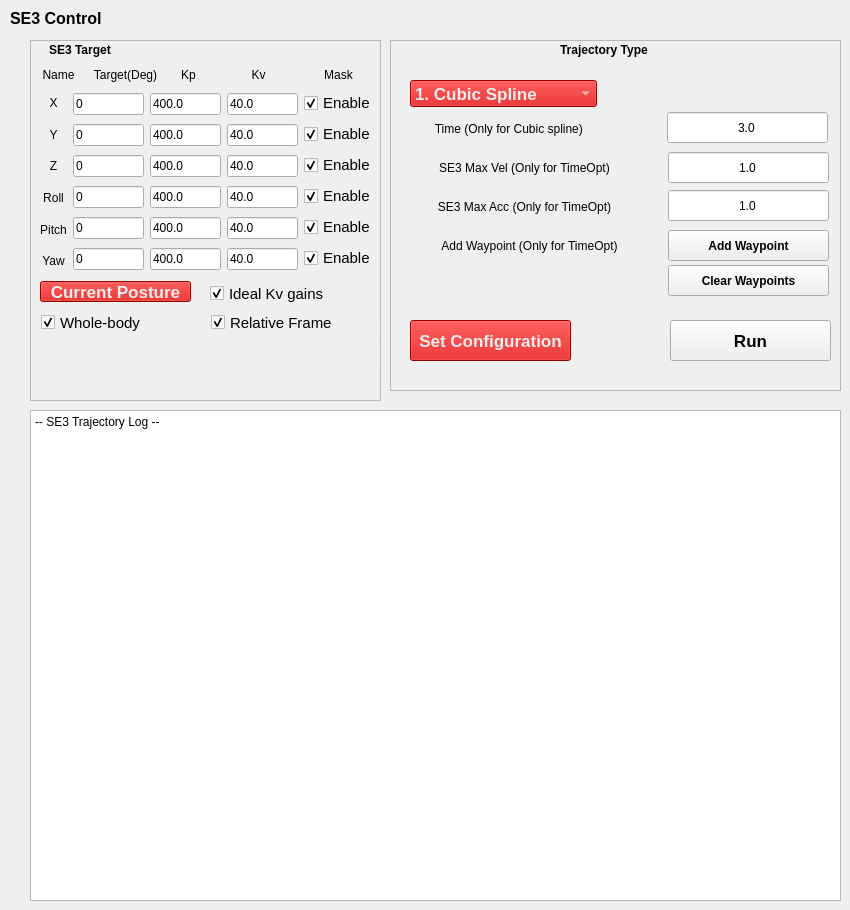
   <widget class="QWidget" name="TASK">
    <widget class="QPlainTextEdit" name="se3_trajectory_log">
     <property name="geometry">
      <rect>
       <x>30</x>
       <y>410</y>
       <width>811</width>
       <height>491</height>
      </rect>
     </property>
     <property name="readOnly">
      <bool>true</bool>
     </property>
     <property name="plainText">
      <string>-- SE3 Trajectory Log --
</string>
     </property>
     <property name="overwriteMode">
      <bool>false</bool>
     </property>
    </widget>
    <widget class="QFrame" name="frame_8">
     <property name="geometry">
      <rect>
       <x>30</x>
       <y>40</y>
       <width>351</width>
       <height>361</height>
      </rect>
     </property>
     <property name="frameShape">
      <enum>QFrame::StyledPanel</enum>
     </property>
     <property name="frameShadow">
      <enum>QFrame::Raised</enum>
     </property>
     <widget class="QLabel" name="label_86">
      <property name="geometry">
       <rect>
        <x>19</x>
        <y>0</y>
        <width>91</width>
        <height>20</height>
       </rect>
      </property>
      <property name="font">
       <font>
        <weight>75</weight>
        <bold>true</bold>
       </font>
      </property>
      <property name="text">
       <string>SE3 Target</string>
      </property>
     </widget>
     <widget class="QLabel" name="label_102">
      <property name="geometry">
       <rect>
        <x>0</x>
        <y>20</y>
        <width>57</width>
        <height>29</height>
       </rect>
      </property>
      <property name="text">
       <string>Name</string>
      </property>
      <property name="alignment">
       <set>Qt::AlignCenter</set>
      </property>
     </widget>
     <widget class="QLabel" name="label_103">
      <property name="geometry">
       <rect>
        <x>130</x>
        <y>20</y>
        <width>57</width>
        <height>29</height>
       </rect>
      </property>
      <property name="text">
       <string>Kp</string>
      </property>
      <property name="alignment">
       <set>Qt::AlignCenter</set>
      </property>
     </widget>
     <widget class="QWidget" name="horizontalLayoutWidget_11">
      <property name="geometry">
       <rect>
        <x>10</x>
        <y>50</y>
        <width>336</width>
        <height>184</height>
       </rect>
      </property>
      <layout class="QHBoxLayout" name="horizontalLayout_17">
       <item>
        <layout class="QVBoxLayout" name="verticalLayout_28">
         <item>
          <widget class="QLabel" name="label_104">
           <property name="text">
            <string>X</string>
           </property>
           <property name="alignment">
            <set>Qt::AlignCenter</set>
           </property>
          </widget>
         </item>
         <item>
          <widget class="QLabel" name="label_106">
           <property name="text">
            <string>Y</string>
           </property>
           <property name="alignment">
            <set>Qt::AlignCenter</set>
           </property>
          </widget>
         </item>
         <item>
          <widget class="QLabel" name="label_107">
           <property name="text">
            <string>Z</string>
           </property>
           <property name="alignment">
            <set>Qt::AlignCenter</set>
           </property>
          </widget>
         </item>
         <item>
          <widget class="QLabel" name="label_108">
           <property name="text">
            <string>Roll</string>
           </property>
           <property name="alignment">
            <set>Qt::AlignCenter</set>
           </property>
          </widget>
         </item>
         <item>
          <widget class="QLabel" name="label_109">
           <property name="text">
            <string>Pitch</string>
           </property>
           <property name="alignment">
            <set>Qt::AlignCenter</set>
           </property>
          </widget>
         </item>
         <item>
          <widget class="QLabel" name="label_110">
           <property name="text">
            <string>Yaw</string>
           </property>
           <property name="alignment">
            <set>Qt::AlignCenter</set>
           </property>
          </widget>
         </item>
        </layout>
       </item>
       <item>
        <layout class="QVBoxLayout" name="verticalLayout_23">
         <item>
          <widget class="QLineEdit" name="se3_x">
           <property name="text">
            <string>0</string>
           </property>
          </widget>
         </item>
         <item>
          <widget class="QLineEdit" name="se3_y">
           <property name="text">
            <string>0</string>
           </property>
          </widget>
         </item>
         <item>
          <widget class="QLineEdit" name="se3_z">
           <property name="text">
            <string>0</string>
           </property>
          </widget>
         </item>
         <item>
          <widget class="QLineEdit" name="se3_roll">
           <property name="text">
            <string>0</string>
           </property>
          </widget>
         </item>
         <item>
          <widget class="QLineEdit" name="se3_pitch">
           <property name="text">
            <string>0</string>
           </property>
          </widget>
         </item>
         <item>
          <widget class="QLineEdit" name="se3_yaw">
           <property name="text">
            <string>0</string>
           </property>
          </widget>
         </item>
        </layout>
       </item>
       <item>
        <layout class="QVBoxLayout" name="verticalLayout_24">
         <item>
          <widget class="QLineEdit" name="se3_kp1">
           <property name="text">
            <string>400.0</string>
           </property>
          </widget>
         </item>
         <item>
          <widget class="QLineEdit" name="se3_kp2">
           <property name="text">
            <string>400.0</string>
           </property>
          </widget>
         </item>
         <item>
          <widget class="QLineEdit" name="se3_kp3">
           <property name="text">
            <string>400.0</string>
           </property>
          </widget>
         </item>
         <item>
          <widget class="QLineEdit" name="se3_kp4">
           <property name="text">
            <string>400.0</string>
           </property>
          </widget>
         </item>
         <item>
          <widget class="QLineEdit" name="se3_kp5">
           <property name="text">
            <string>400.0</string>
           </property>
          </widget>
         </item>
         <item>
          <widget class="QLineEdit" name="se3_kp6">
           <property name="text">
            <string>400.0</string>
           </property>
          </widget>
         </item>
        </layout>
       </item>
       <item>
        <layout class="QVBoxLayout" name="verticalLayout_25">
         <item>
          <widget class="QLineEdit" name="se3_kv1">
           <property name="text">
            <string>40.0</string>
           </property>
          </widget>
         </item>
         <item>
          <widget class="QLineEdit" name="se3_kv2">
           <property name="text">
            <string>40.0</string>
           </property>
          </widget>
         </item>
         <item>
          <widget class="QLineEdit" name="se3_kv3">
           <property name="text">
            <string>40.0</string>
           </property>
          </widget>
         </item>
         <item>
          <widget class="QLineEdit" name="se3_kv4">
           <property name="text">
            <string>40.0</string>
           </property>
          </widget>
         </item>
         <item>
          <widget class="QLineEdit" name="se3_kv5">
           <property name="text">
            <string>40.0</string>
           </property>
          </widget>
         </item>
         <item>
          <widget class="QLineEdit" name="se3_kv6">
           <property name="text">
            <string>40.0</string>
           </property>
          </widget>
         </item>
        </layout>
       </item>
       <item>
        <layout class="QVBoxLayout" name="verticalLayout_31">
         <item>
          <widget class="QCheckBox" name="se3_m1">
           <property name="font">
            <font>
             <pointsize>11</pointsize>
            </font>
           </property>
           <property name="text">
            <string>Enable</string>
           </property>
           <property name="checked">
            <bool>true</bool>
           </property>
          </widget>
         </item>
         <item>
          <widget class="QCheckBox" name="se3_m2">
           <property name="font">
            <font>
             <pointsize>11</pointsize>
            </font>
           </property>
           <property name="text">
            <string>Enable</string>
           </property>
           <property name="checked">
            <bool>true</bool>
           </property>
          </widget>
         </item>
         <item>
          <widget class="QCheckBox" name="se3_m3">
           <property name="font">
            <font>
             <pointsize>11</pointsize>
            </font>
           </property>
           <property name="text">
            <string>Enable</string>
           </property>
           <property name="checked">
            <bool>true</bool>
           </property>
          </widget>
         </item>
         <item>
          <widget class="QCheckBox" name="se3_m4">
           <property name="font">
            <font>
             <pointsize>11</pointsize>
            </font>
           </property>
           <property name="text">
            <string>Enable</string>
           </property>
           <property name="checked">
            <bool>true</bool>
           </property>
          </widget>
         </item>
         <item>
          <widget class="QCheckBox" name="se3_m5">
           <property name="font">
            <font>
             <pointsize>11</pointsize>
            </font>
           </property>
           <property name="text">
            <string>Enable</string>
           </property>
           <property name="checked">
            <bool>true</bool>
           </property>
          </widget>
         </item>
         <item>
          <widget class="QCheckBox" name="se3_m6">
           <property name="font">
            <font>
             <pointsize>11</pointsize>
            </font>
           </property>
           <property name="text">
            <string>Enable</string>
           </property>
           <property name="checked">
            <bool>true</bool>
           </property>
          </widget>
         </item>
        </layout>
       </item>
      </layout>
     </widget>
     <widget class="QLabel" name="label_112">
      <property name="geometry">
       <rect>
        <x>50</x>
        <y>20</y>
        <width>91</width>
        <height>29</height>
       </rect>
      </property>
      <property name="text">
       <string>Target(Deg)</string>
      </property>
      <property name="alignment">
       <set>Qt::AlignCenter</set>
      </property>
     </widget>
     <widget class="QLabel" name="label_113">
      <property name="geometry">
       <rect>
        <x>200</x>
        <y>20</y>
        <width>57</width>
        <height>29</height>
       </rect>
      </property>
      <property name="text">
       <string>Kv</string>
      </property>
      <property name="alignment">
       <set>Qt::AlignCenter</set>
      </property>
     </widget>
     <widget class="QLabel" name="label_123">
      <property name="geometry">
       <rect>
        <x>280</x>
        <y>20</y>
        <width>57</width>
        <height>29</height>
       </rect>
      </property>
      <property name="text">
       <string>Mask</string>
      </property>
      <property name="alignment">
       <set>Qt::AlignCenter</set>
      </property>
     </widget>
     <widget class="QCheckBox" name="checkBox_7">
      <property name="geometry">
       <rect>
        <x>350</x>
        <y>280</y>
        <width>14</width>
        <height>15</height>
       </rect>
      </property>
      <property name="font">
       <font>
        <pointsize>13</pointsize>
       </font>
      </property>
      <property name="text">
       <string/>
      </property>
      <property name="checked">
       <bool>true</bool>
      </property>
     </widget>
     <widget class="QCheckBox" name="checkBox_9">
      <property name="geometry">
       <rect>
        <x>350</x>
        <y>310</y>
        <width>14</width>
        <height>15</height>
       </rect>
      </property>
      <property name="font">
       <font>
        <pointsize>13</pointsize>
       </font>
      </property>
      <property name="text">
       <string/>
      </property>
      <property name="checked">
       <bool>true</bool>
      </property>
     </widget>
     <widget class="QPushButton" name="c_joint_2">
      <property name="geometry">
       <rect>
        <x>10</x>
        <y>241</y>
        <width>151</width>
        <height>21</height>
       </rect>
      </property>
      <property name="font">
       <font>
        <pointsize>13</pointsize>
        <weight>75</weight>
        <bold>true</bold>
       </font>
      </property>
      <property name="styleSheet">
       <string notr="true">background-color: rgb(204, 0, 0);
color: rgb(238, 238, 236);</string>
      </property>
      <property name="text">
       <string>Current Posture</string>
      </property>
     </widget>
     <widget class="QCheckBox" name="ideal_kv_2">
      <property name="geometry">
       <rect>
        <x>180</x>
        <y>242</y>
        <width>161</width>
        <height>23</height>
       </rect>
      </property>
      <property name="font">
       <font>
        <pointsize>11</pointsize>
       </font>
      </property>
      <property name="text">
       <string>Ideal Kv gains</string>
      </property>
      <property name="checked">
       <bool>true</bool>
      </property>
     </widget>
     <widget class="QCheckBox" name="wholebody_check">
      <property name="geometry">
       <rect>
        <x>11</x>
        <y>271</y>
        <width>161</width>
        <height>23</height>
       </rect>
      </property>
      <property name="font">
       <font>
        <pointsize>11</pointsize>
       </font>
      </property>
      <property name="text">
       <string>Whole-body</string>
      </property>
      <property name="checked">
       <bool>true</bool>
      </property>
     </widget>
     <widget class="QCheckBox" name="use_rel">
      <property name="geometry">
       <rect>
        <x>181</x>
        <y>271</y>
        <width>161</width>
        <height>23</height>
       </rect>
      </property>
      <property name="font">
       <font>
        <pointsize>11</pointsize>
       </font>
      </property>
      <property name="text">
       <string>Relative Frame</string>
      </property>
      <property name="checked">
       <bool>true</bool>
      </property>
     </widget>
    </widget>
    <widget class="QLabel" name="label_45">
     <property name="geometry">
      <rect>
       <x>10</x>
       <y>10</y>
       <width>221</width>
       <height>17</height>
      </rect>
     </property>
     <property name="font">
      <font>
       <pointsize>12</pointsize>
       <weight>75</weight>
       <bold>true</bold>
      </font>
     </property>
     <property name="styleSheet">
      <string notr="true"/>
     </property>
     <property name="frameShape">
      <enum>QFrame::NoFrame</enum>
     </property>
     <property name="text">
      <string>SE3 Control</string>
     </property>
    </widget>
    <widget class="QFrame" name="frame_9">
     <property name="geometry">
      <rect>
       <x>390</x>
       <y>40</y>
       <width>451</width>
       <height>351</height>
      </rect>
     </property>
     <property name="frameShape">
      <enum>QFrame::StyledPanel</enum>
     </property>
     <property name="frameShadow">
      <enum>QFrame::Raised</enum>
     </property>
     <widget class="QLabel" name="label_125">
      <property name="geometry">
       <rect>
        <x>170</x>
        <y>0</y>
        <width>161</width>
        <height>20</height>
       </rect>
      </property>
      <property name="font">
       <font>
        <weight>75</weight>
        <bold>true</bold>
       </font>
      </property>
      <property name="text">
       <string>Trajectory Type</string>
      </property>
     </widget>
     <widget class="QLabel" name="label_126">
      <property name="geometry">
       <rect>
        <x>20</x>
        <y>74</y>
        <width>201</width>
        <height>29</height>
       </rect>
      </property>
      <property name="text">
       <string>Time (Only for Cubic spline) </string>
      </property>
      <property name="alignment">
       <set>Qt::AlignCenter</set>
      </property>
     </widget>
     <widget class="QLineEdit" name="se3_trajectory_duration">
      <property name="geometry">
       <rect>
        <x>277</x>
        <y>72</y>
        <width>161</width>
        <height>31</height>
       </rect>
      </property>
      <property name="text">
       <string>3.0</string>
      </property>
      <property name="alignment">
       <set>Qt::AlignCenter</set>
      </property>
     </widget>
     <widget class="QComboBox" name="se3_trajectory_mode">
      <property name="geometry">
       <rect>
        <x>20</x>
        <y>40</y>
        <width>187</width>
        <height>27</height>
       </rect>
      </property>
      <property name="sizePolicy">
       <sizepolicy hsizetype="Preferred" vsizetype="Fixed">
        <horstretch>0</horstretch>
        <verstretch>0</verstretch>
       </sizepolicy>
      </property>
      <property name="maximumSize">
       <size>
        <width>187</width>
        <height>27</height>
       </size>
      </property>
      <property name="font">
       <font>
        <pointsize>13</pointsize>
        <weight>75</weight>
        <bold>true</bold>
       </font>
      </property>
      <property name="styleSheet">
       <string notr="true">background-color: rgb(204, 0, 0);
color: rgb(238, 238, 236);</string>
      </property>
      <property name="currentIndex">
       <number>1</number>
      </property>
      <item>
       <property name="text">
        <string>0. Constant </string>
       </property>
      </item>
      <item>
       <property name="text">
        <string>1. Cubic Spline</string>
       </property>
      </item>
      <item>
       <property name="text">
        <string>2. Time Optimization</string>
       </property>
      </item>
     </widget>
     <widget class="QLabel" name="label_127">
      <property name="geometry">
       <rect>
        <x>-1</x>
        <y>113</y>
        <width>271</width>
        <height>29</height>
       </rect>
      </property>
      <property name="text">
       <string>SE3 Max Vel (Only for TimeOpt)</string>
      </property>
      <property name="alignment">
       <set>Qt::AlignCenter</set>
      </property>
     </widget>
     <widget class="QLineEdit" name="se3_trajectory_tvel">
      <property name="geometry">
       <rect>
        <x>278</x>
        <y>112</y>
        <width>161</width>
        <height>31</height>
       </rect>
      </property>
      <property name="text">
       <string>1.0</string>
      </property>
      <property name="alignment">
       <set>Qt::AlignCenter</set>
      </property>
     </widget>
     <widget class="QLabel" name="label_128">
      <property name="geometry">
       <rect>
        <x>-1</x>
        <y>152</y>
        <width>271</width>
        <height>29</height>
       </rect>
      </property>
      <property name="text">
       <string>SE3 Max Acc (Only for TimeOpt)</string>
      </property>
      <property name="alignment">
       <set>Qt::AlignCenter</set>
      </property>
     </widget>
     <widget class="QLineEdit" name="se3_trajectory_tacc">
      <property name="geometry">
       <rect>
        <x>278</x>
        <y>150</y>
        <width>161</width>
        <height>31</height>
       </rect>
      </property>
      <property name="text">
       <string>1.0</string>
      </property>
      <property name="alignment">
       <set>Qt::AlignCenter</set>
      </property>
     </widget>
     <widget class="QPushButton" name="waypoint_add_btn_2">
      <property name="geometry">
       <rect>
        <x>278</x>
        <y>190</y>
        <width>161</width>
        <height>31</height>
       </rect>
      </property>
      <property name="font">
       <font>
        <weight>75</weight>
        <bold>true</bold>
       </font>
      </property>
      <property name="text">
       <string>Add Waypoint</string>
      </property>
     </widget>
     <widget class="QLabel" name="label_133">
      <property name="geometry">
       <rect>
        <x>4</x>
        <y>191</y>
        <width>271</width>
        <height>29</height>
       </rect>
      </property>
      <property name="text">
       <string>Add Waypoint (Only for TimeOpt)</string>
      </property>
      <property name="alignment">
       <set>Qt::AlignCenter</set>
      </property>
     </widget>
     <widget class="QPushButton" name="se3_trajectory_send_1">
      <property name="geometry">
       <rect>
        <x>20</x>
        <y>280</y>
        <width>161</width>
        <height>41</height>
       </rect>
      </property>
      <property name="font">
       <font>
        <pointsize>13</pointsize>
        <weight>75</weight>
        <bold>true</bold>
       </font>
      </property>
      <property name="styleSheet">
       <string notr="true">background-color: rgb(204, 0, 0);
color: rgb(238, 238, 236);</string>
      </property>
      <property name="text">
       <string>Set Configuration</string>
      </property>
     </widget>
     <widget class="QPushButton" name="se3_trajectory_send_2">
      <property name="geometry">
       <rect>
        <x>280</x>
        <y>280</y>
        <width>161</width>
        <height>41</height>
       </rect>
      </property>
      <property name="font">
       <font>
        <pointsize>13</pointsize>
        <weight>75</weight>
        <bold>true</bold>
       </font>
      </property>
      <property name="styleSheet">
       <string notr="true"/>
      </property>
      <property name="text">
       <string>Run</string>
      </property>
     </widget>
     <widget class="QPushButton" name="waypoint_clear_btn_2">
      <property name="geometry">
       <rect>
        <x>278</x>
        <y>225</y>
        <width>161</width>
        <height>31</height>
       </rect>
      </property>
      <property name="font">
       <font>
        <weight>75</weight>
        <bold>true</bold>
       </font>
      </property>
      <property name="text">
       <string>Clear Waypoints</string>
      </property>
     </widget>
    </widget>
   </widget>
